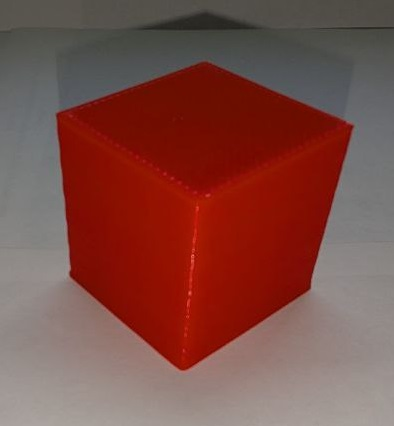
#> input picture texture_on_cube/cube.jpg, 394 x 426 px
$ jupyter execute main.ipynb
#> lines starting #> are read from the running program, lines starting #| are printed output that depends on the picture; after the words box and inside, x2 and y2 are one past the last pixel; in counts of white or black regions, pixels touching at a corner belong together
[cell 1]
import cv2
import numpy as np
import matplotlib.pyplot as plt
from skimage.exposure import match_histograms

[cell 2]
def adjust_gamma(texture, image):
    texture_gray = cv2.cvtColor(texture, cv2.COLOR_BGR2GRAY)
    image_gray = cv2.cvtColor(image, cv2.COLOR_BGR2GRAY)

    mean_texture = np.mean(texture_gray)
    mean_image = np.mean(image_gray)

    gamma_correction = np.log(mean_image / 255) / np.log(mean_texture / 255)
    gamma_correction = np.clip(
        gamma_correction, 0.5, 2.0)

    inv_gamma = 1.0 / gamma_correction
    table = np.array([(i / 255.0) ** inv_gamma *
                     255 for i in range(256)]).astype("uint8")
    corrected_texture = cv2.LUT(texture, table)

    final_texture = match_histograms(
        corrected_texture, image, channel_axis=-1)

    return final_texture.astype(np.uint8)

[cell 3]
cube_img = cv2.imread('cube.jpg')
#> cube_img is the input picture: shape (426, 394, 3); mean B, G, R 70, 76.8, 125.7
cube_img = cv2.cvtColor(cube_img, cv2.COLOR_BGR2RGB)

[cell 4]
texture_img = cv2.imread('texture3.png')
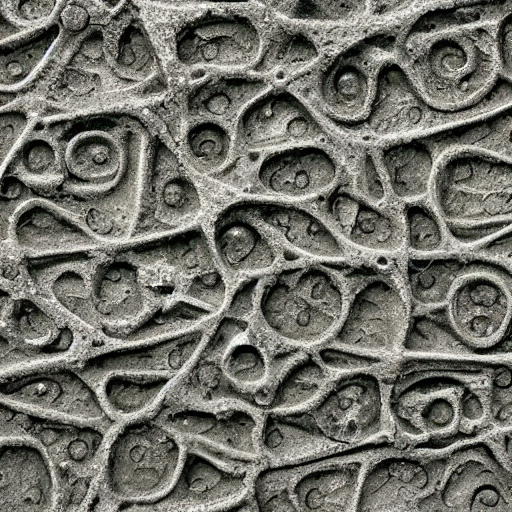
#> input picture texture_on_cube/texture3.png, 512 x 512 px
#> texture_img is the input picture: shape (512, 512, 3); mean B, G, R 103.8, 111.3, 111.7
texture_img = cv2.cvtColor(texture_img, cv2.COLOR_BGR2RGB)

color_filter = np.array([1.0, 0.5, 0.5])
red_texture = (texture_img * color_filter).astype(np.uint8)

plt.show()

[cell 5]
cube_img.shape, texture_img.shape
#> Out = ((426, 394, 3), (512, 512, 3))

[cell 6]
balanced_texture = adjust_gamma(red_texture, cube_img)
#> in adjust_gamma, `texture_gray = cv2.cvtColor(texture, cv2.COLOR_BGR2GRAY)`:
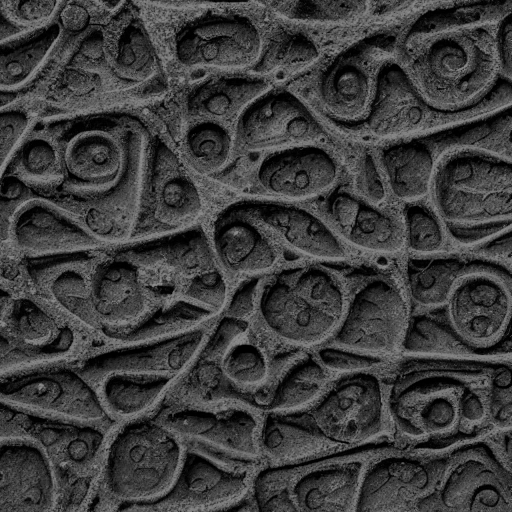
#> texture_gray: shape (512, 512); min 0, max 141, mean 60.7
#> in adjust_gamma, `image_gray = cv2.cvtColor(image, cv2.COLOR_BGR2GRAY)`:
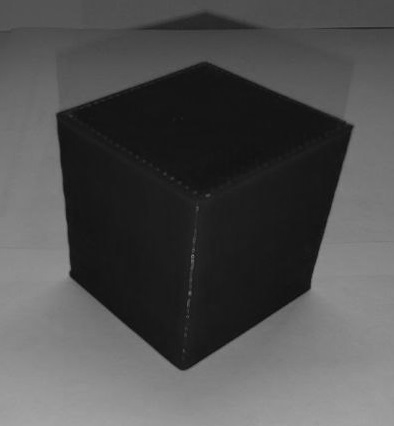
#> image_gray: shape (426, 394); min 12, max 163, mean 80.4
#> in adjust_gamma, `mean_texture = np.mean(texture_gray)`: mean_texture = 60.7
#> in adjust_gamma, `mean_image = np.mean(image_gray)`: mean_image = 80.36
#> in adjust_gamma, `gamma_correction = np.log(mean_image / 255) / np.log(mean_texture / 255)`: gamma_correction = 0.805
#> in adjust_gamma, `inv_gamma = 1.0 / gamma_correction`: inv_gamma = 1.24
#> in adjust_gamma, `table = np.array([(i / 255.0) ** inv_gamma * 255 for i in range(256)])..`: table = 256 values from 0 to 255
#> in adjust_gamma, `corrected_texture = cv2.LUT(texture, table)`:
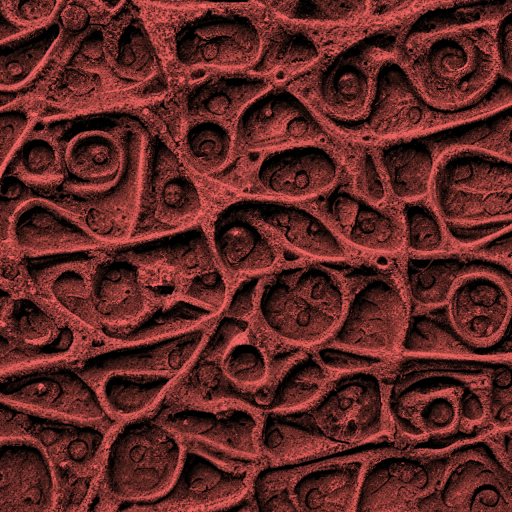
#> corrected_texture: shape (512, 512, 3); mean R, G, B 95.2, 39.5, 36.4
#> in adjust_gamma, `final_texture = match_histograms( corrected_texture, image, channel_ax..`:
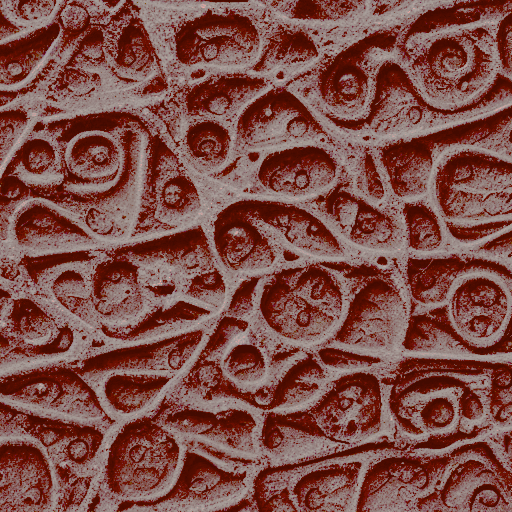
#> final_texture: shape (512, 512, 3); mean R, G, B 125.2, 76.7, 70.3

fig, axs = plt.subplots(1, 3, figsize=(18, 6))
axs[0].imshow(texture_img)
axs[0].set_title("Оригинальная текстура")

axs[1].imshow(red_texture)
axs[1].set_title("Красная текстура")

axs[2].imshow(balanced_texture)
axs[2].set_title("Гамма-сбалансированная текстура")
plt.show()

[cell 7]
texture_size = balanced_texture.shape[:2]
#> texture_size = (512, 512)
texture_points = np.array([
    [0, 0], [texture_size[1], 0],
    [texture_size[1],
    texture_size[0]],
    [0, texture_size[0]]
], dtype=np.float32)
#> texture_points = [[0, 0], [512, 0], [512, 512], [0, 512]]

[cell 8]
def apply_texture_to_face(img, src_pts, dst_pts, texture):
    H, _ = cv2.findHomography(src_pts, dst_pts)
    warped_texture = cv2.warpPerspective(
        texture, H, (img.shape[1], img.shape[0]))
    mask = np.zeros_like(img, dtype=np.uint8)
    cv2.fillConvexPoly(mask, np.int32(dst_pts), (255, 255, 255))
    img = cv2.bitwise_and(img, 255 - mask) + \
        cv2.bitwise_and(warped_texture, mask)
    return img

[cell 9]
def intersection(line1, line2, img_width, img_height):
    rho1, theta1 = line1
    rho2, theta2 = line2

    A = np.array([
        [np.cos(theta1), np.sin(theta1)],
        [np.cos(theta2), np.sin(theta2)]
    ])
    b = np.array([[rho1], [rho2]])

    if np.abs(np.linalg.det(A)) < 1e-10:
        return None  # Линии параллельны

    x0, y0 = np.linalg.solve(A, b).flatten()

    if x0 < 0 or x0 >= img_width or y0 < 0 or y0 >= img_height:
        return None

    return int(np.round(x0)), int(np.round(y0))

[cell 10]
gray = cv2.cvtColor(cube_img, cv2.COLOR_RGB2GRAY)
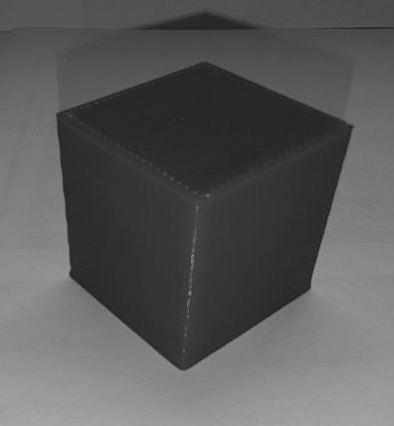
#> gray: shape (426, 394); min 30, max 165, mean 90.6
gray = cv2.GaussianBlur(gray, (13,13), 1, 0)
edges = cv2.Canny(gray, 60, 70)
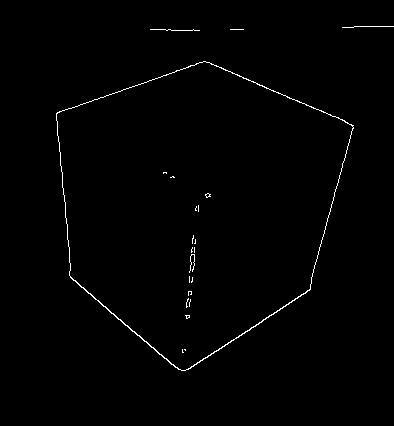
#> edges: shape (426, 394); 0.82% white in thin lines or dots, all inside (x1, y1, x2, y2) = (56, 26, 394, 371)

plt.imshow(cv2.cvtColor(edges, cv2.COLOR_GRAY2BGR))
plt.axis('off')
plt.show()

[cell 11]
lines = cv2.HoughLines(edges, 1, np.pi / 180, 83)
#> lines = [[373, 0.262], [168, 2.27], [411, 0.995], [-24, 1.97], [-46, 3.05], [162, 2.29], [375, 0.279], [-43, 3.04], [125, 1.24]]
lines = np.delete(lines[2:], 5, axis=0)
#> lines = [[411, 0.995], [-24, 1.97], [-46, 3.05], [162, 2.29], [375, 0.279], [125, 1.24]]
for rho, theta in lines[:, 0]:
    a = np.cos(theta)
    b = np.sin(theta)
    x0 = a * rho
    y0 = b * rho
    x1 = int(x0 + 1000 * (-b))
    y1 = int(y0 + 1000 * (a))
    x2 = int(x0 - 1000 * (-b))
    y2 = int(y0 - 1000 * (a))
    plt.plot([x1, x2], [y1, y2], 'white')
#> this loop made 6 passes
#> (rho, theta, a, b, x0, y0, x1, y1) on passes 1 to 6: (411, 0.995, 0.545, 0.839, 223.8, 344.7, -614, 889), (-24, 1.97, -0.391, 0.921, 9.38, -22.09, -911, -412), (-46, 3.05, -0.996, 0.0872, 45.82, -4.01, -41, -1000), (162, 2.29, -0.656, 0.755, -106.3, 122.3, -860, -533), (375, 0.279, 0.961, 0.276, 360.5, 103.4, 84, 1064), (125, 1.24, 0.326, 0.946, 40.7, 118.2, -904, 443)

img_height, img_width = cube_img.shape[:2]

cube_pts = []
for i in range(len(lines)):
    for j in range(i + 1, len(lines)):
        line1 = lines[i][0]
        line2 = lines[j][0]
        point = intersection(line1, line2, img_width, img_height)
        if point is not None:
            cube_pts.append(point)
#> this loop made 6 passes
#> after the loop, cube_pts = [(181, 372), (307, 291), (354, 124), (206, 61), (70, 276), (56, 113)]

cube_pts.append((200, 195))
cube_pts = np.array(cube_pts)
#> cube_pts = [[181, 372], [307, 291], [354, 124], [206, 61], [70, 276], [56, 113], [200, 195]]

print(cube_pts)
#| [[181 372]
#|  [307 291]
#|  [354 124]
#|  [206  61]
#|  [ 70 276]
#|  [ 56 113]
#|  [200 195]]
plt.scatter(cube_pts[:, 0], cube_pts[:, 1], c='blue', marker='x')
plt.title('Ключевые точки')
plt.imshow(cube_img, cmap='gray')
plt.axis('off')
plt.show()
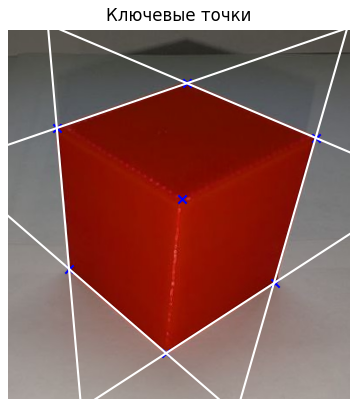
#> figure drawn by matplotlib, 1 panel

[cell 12]
left_face = np.array([
    cube_pts[5], cube_pts[6], cube_pts[0], cube_pts[4]
])
#> left_face = [[56, 113], [200, 195], [181, 372], [70, 276]]
right_face = np.array([
    cube_pts[6], cube_pts[2], cube_pts[1], cube_pts[0]
])
#> right_face = [[200, 195], [354, 124], [307, 291], [181, 372]]
top_face = np.array([
    cube_pts[5], cube_pts[3], cube_pts[2], cube_pts[6]
])
#> top_face = [[56, 113], [206, 61], [354, 124], [200, 195]]

[cell 13]
cube_img = apply_texture_to_face(
    cube_img, texture_points, left_face, balanced_texture)
#> in apply_texture_to_face, `H, _ = cv2.findHomography(src_pts, dst_pts)`: H = [[0.195, 0.0628, 56], [0.0764, 0.458, 113], [-0.00043, 0.000507, 1]]
#> in apply_texture_to_face, `cv2.fillConvexPoly(mask, np.int32(dst_pts), (255, 255, 255))`: mask: shape (426, 394, 3); 13.2% white; 1 white region, box (x1, y1, x2, y2) and area: (56, 113, 201, 373) 22197
cube_img = apply_texture_to_face(
    cube_img, texture_points, right_face, balanced_texture)
#> in apply_texture_to_face (call 2), `H, _ = cv2.findHomography(src_pts, dst_pts)`: H = [[0.442, 0.0684, 200], [-0.0891, 0.563, 195], [0.0004, 0.000583, 1]]
#> in apply_texture_to_face (call 2), `cv2.fillConvexPoly(mask, np.int32(dst_pts), (255, 255, 255))`: mask: shape (426, 394, 3); 13% white; 1 white region, box (x1, y1, x2, y2) and area: (181, 124, 355, 373) 21889
#> in apply_texture_to_face (call 2), `img = cv2.bitwise_and(img, 255 - mask) + \ cv2.bitwise_and(warped_text..`:
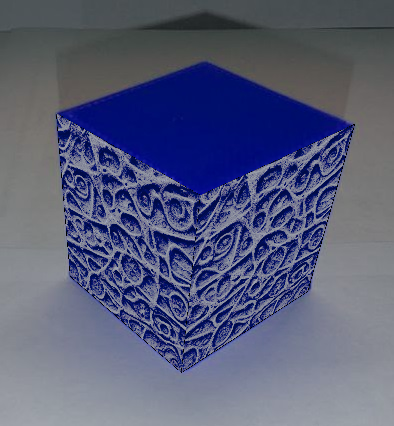
#> img: shape (426, 394, 3); mean of channels 0, 1, 2 121.6, 92.4, 87.5; drawn as B, G, R
cube_img = apply_texture_to_face(
    cube_img, texture_points, top_face, balanced_texture)
#> in apply_texture_to_face (call 3), `H, _ = cv2.findHomography(src_pts, dst_pts)`: H = [[0.346, 0.222, 56], [-0.086, 0.102, 113], [0.000255, -0.000296, 1]]
#> in apply_texture_to_face (call 3), `cv2.fillConvexPoly(mask, np.int32(dst_pts), (255, 255, 255))`: mask: shape (426, 394, 3); 12.1% white; 1 white region, box (x1, y1, x2, y2) and area: (56, 61, 355, 196) 20298
#> in apply_texture_to_face (call 3), `img = cv2.bitwise_and(img, 255 - mask) + \ cv2.bitwise_and(warped_text..`:
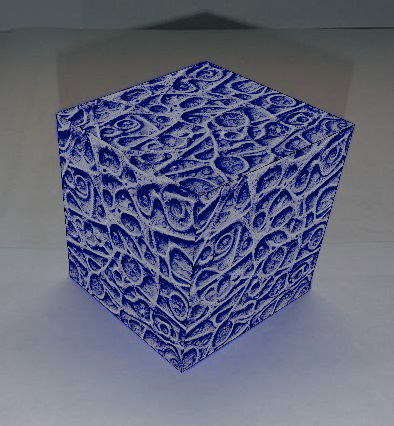
#> img: shape (426, 394, 3); mean of channels 0, 1, 2 122.7, 99.7, 95.4; drawn as B, G, R
